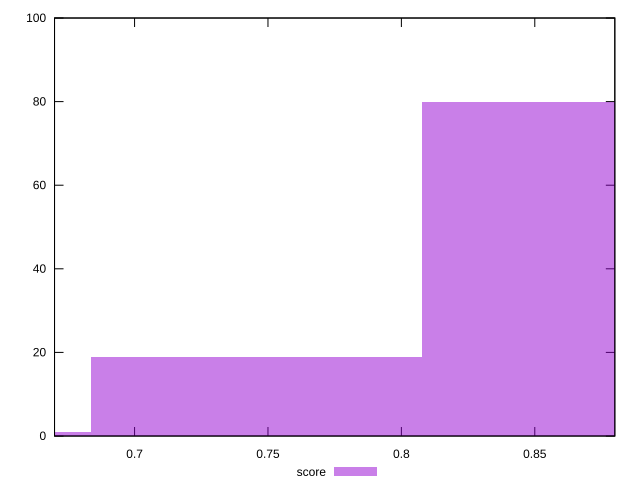

Write the gnuplot code that produced this figure.
reset

$score <<EOF
0.8699657876853468 80
0.7456849608731544 19
0.6214041340609621 1
EOF

set key outside below
set boxwidth 0.12428082681219241
set xrange [0.67:0.88]
set yrange [0:100]
set trange [0:100]
set style fill transparent solid 0.5 noborder
set terminal svg size 640, 490 enhanced background rgb 'white'
set output "report_0_00242021-02-20T12:25:28.543Z/offscreen-images/samples/pages+cached/score/histogram.svg"

plot $score title "score" with boxes

reset
